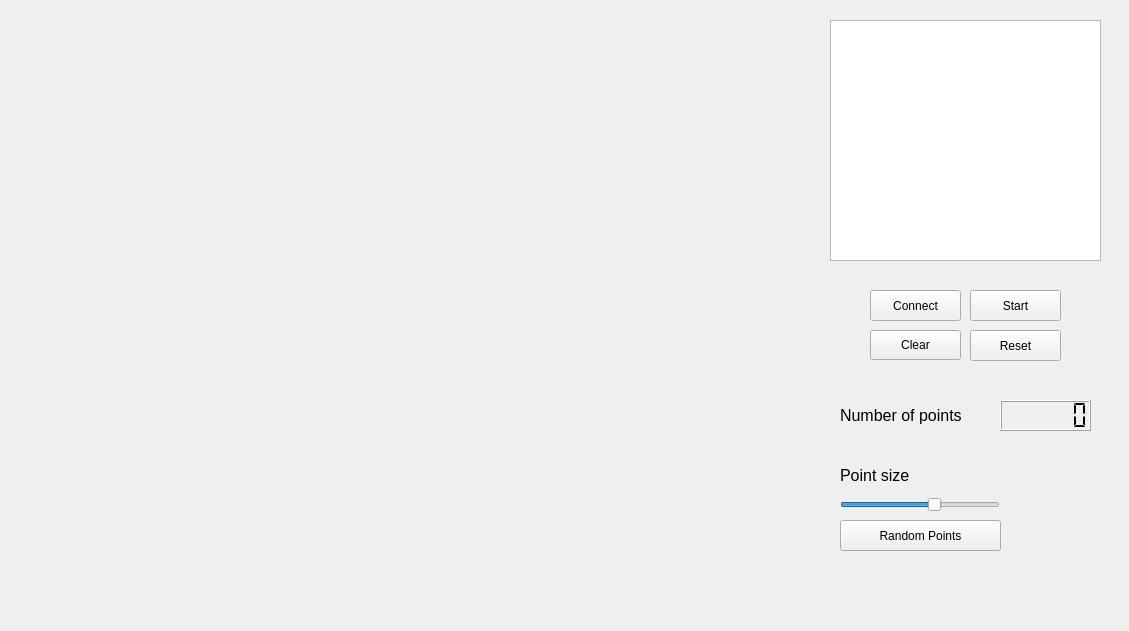
<?xml version="1.0" encoding="UTF-8"?>
<ui version="4.0">
 <class>PCLViewer</class>
 <widget class="QMainWindow" name="PCLViewer">
  <property name="geometry">
   <rect>
    <x>0</x>
    <y>0</y>
    <width>1129</width>
    <height>631</height>
   </rect>
  </property>
  <property name="minimumSize">
   <size>
    <width>0</width>
    <height>0</height>
   </size>
  </property>
  <property name="maximumSize">
   <size>
    <width>5000</width>
    <height>5000</height>
   </size>
  </property>
  <property name="windowTitle">
   <string>Visualizer</string>
  </property>
  <widget class="QWidget" name="centralwidget">
   <widget class="QVTKWidget" name="qvtkWidget" native="true">
    <property name="geometry">
     <rect>
      <x>10</x>
      <y>0</y>
      <width>811</width>
      <height>601</height>
     </rect>
    </property>
   </widget>
   <widget class="QSlider" name="horizontalSlider_p">
    <property name="geometry">
     <rect>
      <x>840</x>
      <y>490</y>
      <width>160</width>
      <height>29</height>
     </rect>
    </property>
    <property name="minimum">
     <number>1</number>
    </property>
    <property name="maximum">
     <number>6</number>
    </property>
    <property name="value">
     <number>4</number>
    </property>
    <property name="orientation">
     <enum>Qt::Horizontal</enum>
    </property>
   </widget>
   <widget class="QLabel" name="label_4">
    <property name="geometry">
     <rect>
      <x>840</x>
      <y>460</y>
      <width>141</width>
      <height>31</height>
     </rect>
    </property>
    <property name="font">
     <font>
      <pointsize>12</pointsize>
      <weight>50</weight>
      <italic>false</italic>
      <bold>false</bold>
     </font>
    </property>
    <property name="text">
     <string>Point size</string>
    </property>
   </widget>
   <widget class="QPushButton" name="connect">
    <property name="geometry">
     <rect>
      <x>870</x>
      <y>290</y>
      <width>91</width>
      <height>31</height>
     </rect>
    </property>
    <property name="toolTip">
     <string>Connect to the scanner</string>
    </property>
    <property name="text">
     <string>Connect</string>
    </property>
   </widget>
   <widget class="QTextEdit" name="textEdit">
    <property name="enabled">
     <bool>true</bool>
    </property>
    <property name="geometry">
     <rect>
      <x>830</x>
      <y>20</y>
      <width>271</width>
      <height>241</height>
     </rect>
    </property>
    <property name="autoFillBackground">
     <bool>false</bool>
    </property>
   </widget>
   <widget class="QPushButton" name="send">
    <property name="geometry">
     <rect>
      <x>970</x>
      <y>290</y>
      <width>91</width>
      <height>31</height>
     </rect>
    </property>
    <property name="toolTip">
     <string>Start Scanning</string>
    </property>
    <property name="text">
     <string>Start</string>
    </property>
   </widget>
   <widget class="QPushButton" name="random">
    <property name="geometry">
     <rect>
      <x>840</x>
      <y>520</y>
      <width>161</width>
      <height>31</height>
     </rect>
    </property>
    <property name="text">
     <string>Random Points</string>
    </property>
   </widget>
   <widget class="QPushButton" name="reset">
    <property name="geometry">
     <rect>
      <x>970</x>
      <y>330</y>
      <width>91</width>
      <height>31</height>
     </rect>
    </property>
    <property name="toolTip">
     <string>send reset signal to scanner</string>
    </property>
    <property name="text">
     <string>Reset</string>
    </property>
   </widget>
   <widget class="QPushButton" name="clear">
    <property name="geometry">
     <rect>
      <x>870</x>
      <y>330</y>
      <width>91</width>
      <height>30</height>
     </rect>
    </property>
    <property name="toolTip">
     <string>send reset signal to scanner</string>
    </property>
    <property name="text">
     <string>Clear</string>
    </property>
   </widget>
   <widget class="QLCDNumber" name="pointCount">
    <property name="geometry">
     <rect>
      <x>1000</x>
      <y>400</y>
      <width>91</width>
      <height>31</height>
     </rect>
    </property>
    <property name="font">
     <font>
      <weight>75</weight>
      <bold>true</bold>
     </font>
    </property>
    <property name="autoFillBackground">
     <bool>false</bool>
    </property>
    <property name="digitCount">
     <number>6</number>
    </property>
    <property name="segmentStyle">
     <enum>QLCDNumber::Flat</enum>
    </property>
   </widget>
   <widget class="QLabel" name="label_5">
    <property name="geometry">
     <rect>
      <x>840</x>
      <y>400</y>
      <width>141</width>
      <height>31</height>
     </rect>
    </property>
    <property name="font">
     <font>
      <pointsize>12</pointsize>
      <weight>50</weight>
      <italic>false</italic>
      <bold>false</bold>
     </font>
    </property>
    <property name="text">
     <string>Number of points</string>
    </property>
   </widget>
  </widget>
 </widget>
 <customwidgets>
  <customwidget>
   <class>QVTKWidget</class>
   <extends>QWidget</extends>
   <header>QVTKWidget.h</header>
  </customwidget>
 </customwidgets>
 <resources/>
 <connections/>
</ui>
